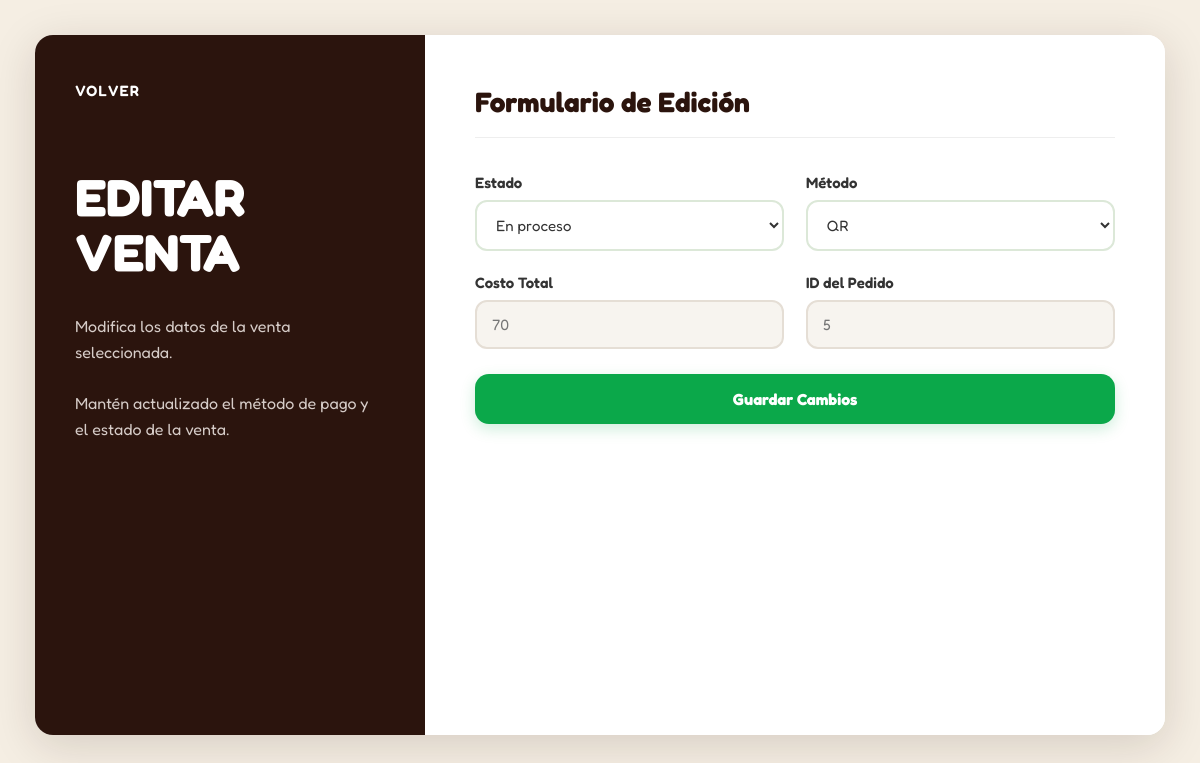
Page /Ventas/registroeditarventa.php?id=1 on the committed database.
### tables this page shows
CREATE TABLE IF NOT EXISTS `ventas` (
  `id` INT NOT NULL AUTO_INCREMENT,
  `estado` VARCHAR(45) NULL,
  `metodo` VARCHAR(45) NULL,
  `costototal` INT NULL,
  `pedidos_id` INT NOT NULL,
  PRIMARY KEY (`id`, `pedidos_id`),
  CONSTRAINT `fk_ventas_pedidos1`
    FOREIGN KEY (`pedidos_id`)
    REFERENCES `pedidos` (`id`)
    ON DELETE NO ACTION
    ON UPDATE NO ACTION);

### Ventas/registroeditarventa.php (the view, shortened to what this page needs)
<?php
$conexion = new mysqli("localhost", "root", "", "organiczoneBD");
$id = $_GET['id'];
$sql = "SELECT * FROM ventas WHERE id = $id";
$resultado = $conexion->query($sql);
$fila = $resultado->fetch_assoc();
$estado = $fila['estado'];
$metodo = $fila['metodo'];
?>
<!DOCTYPE html>
<html lang="es">
<head>
</head>
<body>
<section class="principal-grid">
    <section class="section-negro">
        <nav class="nav-inner">
            <a href="leerventas.php">
                VOLVER
            </a>
        </nav>
        <h1 class="contrato-titulo">
            EDITAR<br>
            VENTA
        </h1>
        <p class="desc">
            Modifica los datos de la venta seleccionada.<br><br>
            Mantén actualizado el método de pago
            y el estado de la venta.
        </p>
    </section>
    <section class="section-blanco">
        <h2>
            Formulario de Edición
        </h2>
        <form
            class="forma"
            action="editarventa.php"
            method="post"
        >
            <div class="fil">
                <div>
                    <label>
                        Estado
                    </label>
                    <select
                        name="estado"
                        required
                    >
                        <option
                            value="En proceso"
                            <?= ($estado == "En proceso") ? "selected" : "" ?>
                        >
                            En proceso
                        </option>
                    </select>
                </div>
                <div>
                    <label>
                        Método
                    </label>
                    <select
                        name="metodo"
                        required
                    >
                        <option
                            value="QR"
                            <?= ($metodo == "QR") ? "selected" : "" ?>
                        >
                            QR
                        </option>
                    </select>
                </div>
                <div>
                    <label>
                        Costo Total
                    </label>
                    <input
                        type="number"
                        value="<?= $fila['costototal'] ?>"
                        readonly
                    >
                </div>
                <div>
                    <label>
                        ID del Pedido
                    </label>
                    <input
                        type="number"
                        value="<?= $fila['pedidos_id'] ?>"
                        readonly
                    >
                </div>
            </div>
            <button type="submit">
                Guardar Cambios
            </button>
        </form>
    </section>
</section>
</body>
</html>

### Ventas/registroeditarventa.php (style rules this page uses)
* { box-sizing: border-box; }
html, body { min-height: 100%; margin: 0; padding: 0; background: #F5EEE3; font-family: 'Fredoka', Arial, sans-serif; color: #2B140D; }
body { display: flex; justify-content: center; align-items: center; padding: 35px; }
.principal-grid { display: grid; grid-template-columns: 390px 1fr; width: 96vw; max-width: 1200px; min-height: 700px; background: white; border-radius: 18px; overflow: hidden; box-shadow: 0 10px 45px rgba(43, 20, 13, 0.15); }
.section-negro { background: #2B140D; color: white; padding: 45px 40px; }
.nav-inner { margin-bottom: 70px; }
.nav-inner a { color: #ffffff; text-decoration: none; font-size: 15px; font-weight: 600; letter-spacing: 1px; transition: 0.3s ease; }
.contrato-titulo { font-size: 52px; line-height: 1.05; font-weight: 700; margin: 0 0 35px 0; color: white; }
.desc { color: #d6ccc8; margin-top: 28px; font-size: 16px; line-height: 1.6; }
.section-blanco { background: #ffffff; padding: 50px; }
.section-blanco h2 { margin: 0 0 35px 0; color: #2B140D; font-size: 28px; font-weight: 700; padding-bottom: 18px; border-bottom: 1px solid #eeeeee; }
.forma { width: 100%; }
.forma .fil { display: grid; grid-template-columns: 1fr 1fr; gap: 22px; width: 100%; margin-bottom: 25px; }
.forma .fil > div { display: flex; flex-direction: column; gap: 8px; }
.forma label { font-family: 'Fredoka', sans-serif; font-size: 15px; font-weight: 600; color: #333; }
.forma input { width: 100%; padding: 13px 15px; border: 2px solid #dce8d8; border-radius: 12px; background-color: #ffffff; font-family: 'Fredoka', sans-serif; font-size: 15px; color: #333; outline: none; transition: 0.3s; }
.forma input[readonly] { background: #f7f4ef; color: #777; cursor: not-allowed; border-color: #e5ded5; }
.forma select { width: 100%; padding: 13px 15px; border: 2px solid #dce8d8; border-radius: 12px; background-color: #ffffff; color: #333; font-family: 'Fredoka', sans-serif; font-size: 15px; outline: none; cursor: pointer; transition: 0.3s; }
.forma button { display: block; width: 100%; padding: 15px; margin-top: 10px; border: none; border-radius: 14px; background-color: #0ba84a; color: white; font-family: 'Fredoka', sans-serif; font-size: 16px; font-weight: 700; cursor: pointer; transition: all 0.3s ease; box-shadow: 0 5px 15px rgba(11, 168, 74, 0.20); }

### rows in the picture
ventas: estado "En proceso", metodo "QR", costototal "70", pedidos "5"
